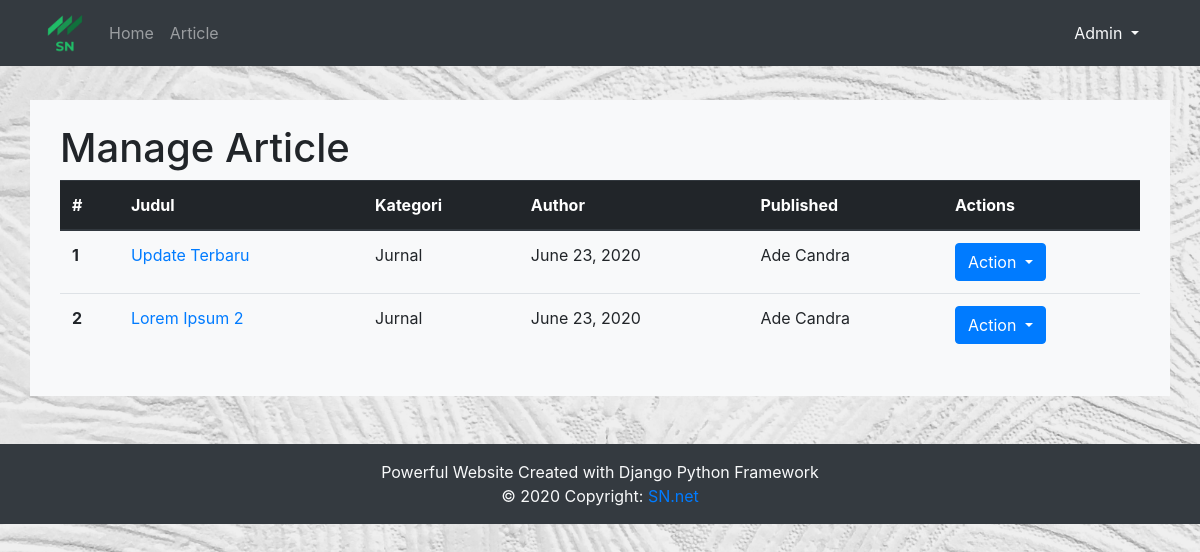
/artikel/manage, run on the app's committed database.
### artikel/models.py (models this page shows, shortened)
class Artikel(models.Model):
    judul           = models.CharField(max_length=255)
    isi             = models.TextField()
    kategori        = models.CharField(max_length=255)
    author          = models.CharField(max_length=255)
    published       = models.DateTimeField(auto_now_add=True)
    updated         = models.DateTimeField(auto_now=True)
    slug            = models.SlugField(blank=True, editable=False)

### artikel/views.py (the view)
# urls.py: path('manage',ArticleManageView.as_view(), name='manage'),
class ArticleManageView(ListView):
    model = Artikel
    template_name = 'artikel/article_manage.html'
    context_object_name = 'article'
    ordering = ['-published']

### artikel/templates/artikel/article_manage.html (shortened to what this page needs)
{% extends "base.html" %}
{% block contents %}
<h1>Manage Article</h1>
<table class="table">
    <thead class="thead-dark">
      <tr>
        <th scope="col">#</th>
        <th scope="col">Judul</th>
        <th scope="col">Kategori</th>
        <th scope="col">Author</th>
        <th scope="col">Published</th>
        <th scope="col">Actions</th>
      </tr>
    </thead>
    <tbody>
        {% for article in article %}
        <tr>
            <th scope="row">{{forloop.counter}}</th>
            <td><a href="{% url 'artikel:detail' article.slug %}">{{article.judul}}</a></td>
            <td>{{article.kategori}}</td>
            <td>{{article.published|date}}</td>
            <td>{{article.author}}</td>
            <td>
                <div class="btn-group">
                    <button type="button" class="btn btn-primary dropdown-toggle" data-toggle="dropdown" aria-haspopup="true" aria-expanded="false">
                      Action
                    </button>
                  </div>
            </td>
        </tr>
        {% endfor %}
    </tbody>
  </table>
{% endblock contents %}

### data on the page
Artikel: judul "Update Terbaru", kategori "Jurnal", published "June 23, 2020", author "Ade Candra"
Artikel: judul "Lorem Ipsum 2", kategori "Jurnal", published "June 23, 2020", author "Ade Candra"
